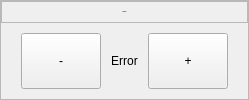
          <widget class="QFrame" name="OpacityFrame">
           <property name="frameShape">
            <enum>QFrame::Shape::StyledPanel</enum>
           </property>
           <property name="frameShadow">
            <enum>QFrame::Shadow::Raised</enum>
           </property>
           <layout class="QVBoxLayout" name="verticalLayout_3" stretch="0,4">
            <property name="spacing">
             <number>0</number>
            </property>
            <property name="leftMargin">
             <number>0</number>
            </property>
            <property name="topMargin">
             <number>0</number>
            </property>
            <property name="rightMargin">
             <number>0</number>
            </property>
            <property name="bottomMargin">
             <number>0</number>
            </property>
            <item>
             <widget class="QFrame" name="OpacityTitleFrame">
              <property name="frameShape">
               <enum>QFrame::Shape::StyledPanel</enum>
              </property>
              <property name="frameShadow">
               <enum>QFrame::Shadow::Raised</enum>
              </property>
              <layout class="QVBoxLayout" name="verticalLayout_9">
               <item>
                <widget class="QLabel" name="OpacityTitle">
                 <property name="font">
                  <font>
                   <family>Segoe UI</family>
                   <pointsize>-1</pointsize>
                   <bold>true</bold>
                  </font>
                 </property>
                 <property name="text">
                  <string>Opacity</string>
                 </property>
                 <property name="alignment">
                  <set>Qt::AlignmentFlag::AlignCenter</set>
                 </property>
                </widget>
               </item>
              </layout>
             </widget>
            </item>
            <item>
             <layout class="QHBoxLayout" name="OpacityButtonsLayout">
              <property name="spacing">
               <number>10</number>
              </property>
              <property name="leftMargin">
               <number>20</number>
              </property>
              <property name="topMargin">
               <number>10</number>
              </property>
              <property name="rightMargin">
               <number>20</number>
              </property>
              <property name="bottomMargin">
               <number>10</number>
              </property>
              <item>
               <widget class="QPushButton" name="MinusOpacity">
                <property name="sizePolicy">
                 <sizepolicy hsizetype="Preferred" vsizetype="Preferred">
                  <horstretch>0</horstretch>
                  <verstretch>0</verstretch>
                 </sizepolicy>
                </property>
                <property name="text">
                 <string>-</string>
                </property>
               </widget>
              </item>
              <item>
               <widget class="QLabel" name="OpacityVar">
                <property name="text">
                 <string>Error</string>
                </property>
                <property name="alignment">
                 <set>Qt::AlignmentFlag::AlignCenter</set>
                </property>
               </widget>
              </item>
              <item>
               <widget class="QPushButton" name="PlusOpacity">
                <property name="sizePolicy">
                 <sizepolicy hsizetype="Preferred" vsizetype="Preferred">
                  <horstretch>0</horstretch>
                  <verstretch>0</verstretch>
                 </sizepolicy>
                </property>
                <property name="text">
                 <string>+</string>
                </property>
               </widget>
              </item>
             </layout>
            </item>
           </layout>
          </widget>
